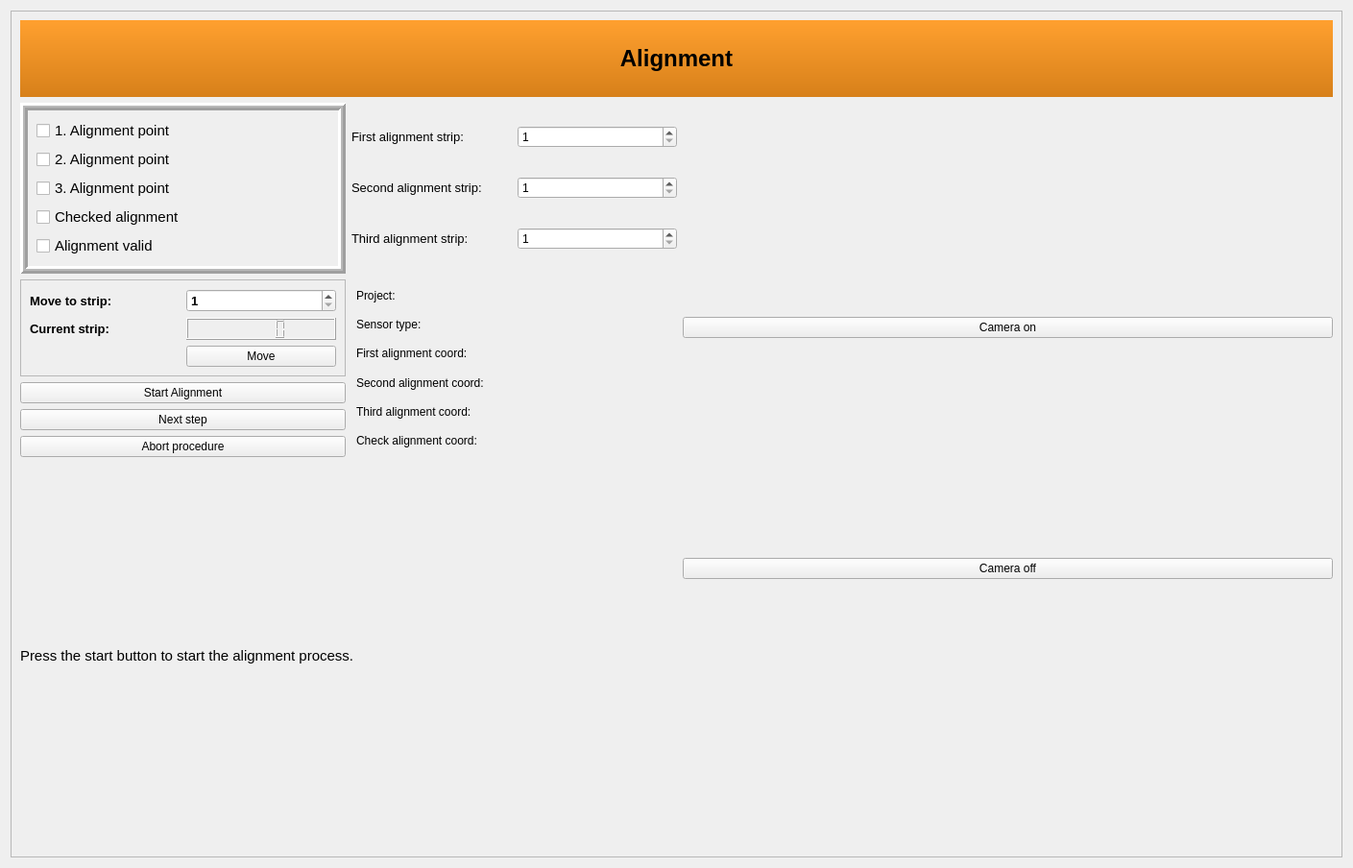
<?xml version="1.0" encoding="UTF-8"?>
<ui version="4.0">
 <class>Alignment</class>
 <widget class="QWidget" name="Alignment">
  <property name="geometry">
   <rect>
    <x>0</x>
    <y>0</y>
    <width>1409</width>
    <height>904</height>
   </rect>
  </property>
  <property name="windowTitle">
   <string>Form</string>
  </property>
  <layout class="QGridLayout" name="gridLayout_2">
   <item row="0" column="1">
    <widget class="QFrame" name="frame">
     <property name="frameShape">
      <enum>QFrame::StyledPanel</enum>
     </property>
     <property name="frameShadow">
      <enum>QFrame::Raised</enum>
     </property>
     <layout class="QGridLayout" name="gridLayout_4">
      <item row="1" column="0">
       <widget class="QFrame" name="checkbox_fame">
        <property name="enabled">
         <bool>true</bool>
        </property>
        <property name="maximumSize">
         <size>
          <width>16777215</width>
          <height>300</height>
         </size>
        </property>
        <property name="autoFillBackground">
         <bool>true</bool>
        </property>
        <property name="frameShape">
         <enum>QFrame::Box</enum>
        </property>
        <property name="frameShadow">
         <enum>QFrame::Raised</enum>
        </property>
        <property name="lineWidth">
         <number>3</number>
        </property>
        <property name="midLineWidth">
         <number>2</number>
        </property>
        <layout class="QVBoxLayout" name="verticalLayout">
         <item>
          <widget class="QCheckBox" name="ali_0">
           <property name="enabled">
            <bool>true</bool>
           </property>
           <property name="font">
            <font>
             <pointsize>11</pointsize>
            </font>
           </property>
           <property name="mouseTracking">
            <bool>false</bool>
           </property>
           <property name="styleSheet">
            <string notr="true"/>
           </property>
           <property name="text">
            <string>1. Alignment point</string>
           </property>
           <property name="checkable">
            <bool>true</bool>
           </property>
          </widget>
         </item>
         <item>
          <widget class="QCheckBox" name="ali_1">
           <property name="enabled">
            <bool>true</bool>
           </property>
           <property name="font">
            <font>
             <pointsize>11</pointsize>
            </font>
           </property>
           <property name="styleSheet">
            <string notr="true"/>
           </property>
           <property name="text">
            <string>2. Alignment point</string>
           </property>
           <property name="checkable">
            <bool>true</bool>
           </property>
          </widget>
         </item>
         <item>
          <widget class="QCheckBox" name="ali_2">
           <property name="enabled">
            <bool>true</bool>
           </property>
           <property name="font">
            <font>
             <pointsize>11</pointsize>
            </font>
           </property>
           <property name="styleSheet">
            <string notr="true"/>
           </property>
           <property name="text">
            <string>3. Alignment point</string>
           </property>
           <property name="checkable">
            <bool>true</bool>
           </property>
          </widget>
         </item>
         <item>
          <widget class="QCheckBox" name="ali_3">
           <property name="enabled">
            <bool>true</bool>
           </property>
           <property name="font">
            <font>
             <pointsize>11</pointsize>
            </font>
           </property>
           <property name="styleSheet">
            <string notr="true"/>
           </property>
           <property name="text">
            <string>Checked alignment</string>
           </property>
           <property name="checkable">
            <bool>true</bool>
           </property>
          </widget>
         </item>
         <item>
          <widget class="QCheckBox" name="ali_4">
           <property name="enabled">
            <bool>true</bool>
           </property>
           <property name="font">
            <font>
             <pointsize>11</pointsize>
            </font>
           </property>
           <property name="styleSheet">
            <string notr="true"/>
           </property>
           <property name="text">
            <string>Alignment valid</string>
           </property>
           <property name="checkable">
            <bool>true</bool>
           </property>
          </widget>
         </item>
        </layout>
       </widget>
      </item>
      <item row="2" column="0">
       <widget class="QFrame" name="move_to_frame">
        <property name="minimumSize">
         <size>
          <width>0</width>
          <height>100</height>
         </size>
        </property>
        <property name="autoFillBackground">
         <bool>false</bool>
        </property>
        <property name="styleSheet">
         <string notr="true"/>
        </property>
        <property name="frameShape">
         <enum>QFrame::StyledPanel</enum>
        </property>
        <property name="frameShadow">
         <enum>QFrame::Raised</enum>
        </property>
        <layout class="QGridLayout" name="gridLayout">
         <item row="0" column="0">
          <widget class="QLabel" name="label_3">
           <property name="font">
            <font>
             <pointsize>10</pointsize>
             <weight>75</weight>
             <bold>true</bold>
            </font>
           </property>
           <property name="styleSheet">
            <string notr="true"/>
           </property>
           <property name="text">
            <string>Move to strip:</string>
           </property>
          </widget>
         </item>
         <item row="0" column="1">
          <widget class="QSpinBox" name="move_to_strip_spin">
           <property name="font">
            <font>
             <pointsize>10</pointsize>
             <weight>75</weight>
             <bold>true</bold>
            </font>
           </property>
           <property name="minimum">
            <number>1</number>
           </property>
           <property name="maximum">
            <number>3000</number>
           </property>
          </widget>
         </item>
         <item row="1" column="0">
          <widget class="QLabel" name="label_4">
           <property name="font">
            <font>
             <pointsize>10</pointsize>
             <weight>75</weight>
             <bold>true</bold>
            </font>
           </property>
           <property name="styleSheet">
            <string notr="true"/>
           </property>
           <property name="text">
            <string>Current strip:</string>
           </property>
          </widget>
         </item>
         <item row="1" column="1">
          <widget class="QLCDNumber" name="current_strip_lcdNumber"/>
         </item>
         <item row="2" column="1">
          <widget class="QPushButton" name="move_to_strip_button">
           <property name="text">
            <string>Move</string>
           </property>
          </widget>
         </item>
        </layout>
       </widget>
      </item>
      <item row="2" column="1" rowspan="4">
       <layout class="QVBoxLayout" name="overview_layout">
        <property name="leftMargin">
         <number>5</number>
        </property>
        <property name="topMargin">
         <number>5</number>
        </property>
        <property name="rightMargin">
         <number>5</number>
        </property>
        <property name="bottomMargin">
         <number>5</number>
        </property>
        <item>
         <widget class="QLabel" name="project">
          <property name="font">
           <font>
            <pointsize>9</pointsize>
           </font>
          </property>
          <property name="text">
           <string>Project:</string>
          </property>
         </widget>
        </item>
        <item>
         <widget class="QLabel" name="sensortype">
          <property name="font">
           <font>
            <pointsize>9</pointsize>
           </font>
          </property>
          <property name="text">
           <string>Sensor type:</string>
          </property>
         </widget>
        </item>
        <item>
         <widget class="QLabel" name="first_co_label">
          <property name="font">
           <font>
            <pointsize>9</pointsize>
           </font>
          </property>
          <property name="text">
           <string>First alignment coord:</string>
          </property>
         </widget>
        </item>
        <item>
         <widget class="QLabel" name="second_co_label">
          <property name="font">
           <font>
            <pointsize>9</pointsize>
           </font>
          </property>
          <property name="text">
           <string>Second alignment coord:</string>
          </property>
         </widget>
        </item>
        <item>
         <widget class="QLabel" name="third_co_label">
          <property name="font">
           <font>
            <pointsize>9</pointsize>
           </font>
          </property>
          <property name="text">
           <string>Third alignment coord:</string>
          </property>
         </widget>
        </item>
        <item>
         <widget class="QLabel" name="check_co_label">
          <property name="font">
           <font>
            <pointsize>9</pointsize>
           </font>
          </property>
          <property name="text">
           <string>Check alignment coord:</string>
          </property>
         </widget>
        </item>
       </layout>
      </item>
      <item row="1" column="1">
       <layout class="QGridLayout" name="gridLayout_3">
        <item row="0" column="1">
         <widget class="QSpinBox" name="ref_1">
          <property name="minimum">
           <number>1</number>
          </property>
          <property name="maximum">
           <number>3000</number>
          </property>
         </widget>
        </item>
        <item row="1" column="1">
         <widget class="QSpinBox" name="ref_2">
          <property name="minimum">
           <number>1</number>
          </property>
          <property name="maximum">
           <number>3000</number>
          </property>
         </widget>
        </item>
        <item row="1" column="0">
         <widget class="QLabel" name="label_8">
          <property name="font">
           <font>
            <pointsize>10</pointsize>
           </font>
          </property>
          <property name="text">
           <string>Second alignment strip:</string>
          </property>
         </widget>
        </item>
        <item row="0" column="0">
         <widget class="QLabel" name="label_7">
          <property name="font">
           <font>
            <pointsize>10</pointsize>
           </font>
          </property>
          <property name="text">
           <string>First alignment strip:</string>
          </property>
         </widget>
        </item>
        <item row="2" column="0">
         <widget class="QLabel" name="label_9">
          <property name="font">
           <font>
            <pointsize>10</pointsize>
           </font>
          </property>
          <property name="text">
           <string>Third alignment strip:</string>
          </property>
         </widget>
        </item>
        <item row="2" column="1">
         <widget class="QSpinBox" name="ref_3">
          <property name="minimum">
           <number>1</number>
          </property>
          <property name="maximum">
           <number>3000</number>
          </property>
         </widget>
        </item>
       </layout>
      </item>
      <item row="5" column="0">
       <widget class="QPushButton" name="abort_btn">
        <property name="text">
         <string>Abort procedure</string>
        </property>
       </widget>
      </item>
      <item row="6" column="0" rowspan="7" colspan="2">
       <widget class="QLabel" name="what_to_do_text">
        <property name="minimumSize">
         <size>
          <width>0</width>
          <height>250</height>
         </size>
        </property>
        <property name="font">
         <font>
          <pointsize>11</pointsize>
         </font>
        </property>
        <property name="text">
         <string>Press the start button to start the alignment process.</string>
        </property>
        <property name="textFormat">
         <enum>Qt::PlainText</enum>
        </property>
        <property name="wordWrap">
         <bool>true</bool>
        </property>
        <property name="margin">
         <number>11</number>
        </property>
       </widget>
      </item>
      <item row="3" column="0">
       <widget class="QPushButton" name="StartAlignment_btn">
        <property name="text">
         <string>Start Alignment</string>
        </property>
       </widget>
      </item>
      <item row="4" column="0">
       <widget class="QPushButton" name="nextstep_btn">
        <property name="text">
         <string>Next step</string>
        </property>
       </widget>
      </item>
      <item row="1" column="2" rowspan="11" colspan="2">
       <layout class="QGridLayout" name="camera_layout">
        <item row="2" column="0">
         <widget class="QPushButton" name="camera_off_Button">
          <property name="text">
           <string>Camera off</string>
          </property>
         </widget>
        </item>
        <item row="1" column="0">
         <widget class="QPushButton" name="camera_on_Button">
          <property name="text">
           <string>Camera on</string>
          </property>
         </widget>
        </item>
        <item row="0" column="0">
         <layout class="QGridLayout" name="layout_camera"/>
        </item>
       </layout>
      </item>
      <item row="0" column="0" colspan="4">
       <widget class="QLabel" name="label_2">
        <property name="minimumSize">
         <size>
          <width>0</width>
          <height>80</height>
         </size>
        </property>
        <property name="font">
         <font>
          <pointsize>18</pointsize>
          <weight>75</weight>
          <bold>true</bold>
         </font>
        </property>
        <property name="styleSheet">
         <string notr="true">background-color: QLinearGradient( x1: 0, y1: 0, x2: 0, y2: 1, stop: 0 #ffa02f, stop: 1 #d7801a);</string>
        </property>
        <property name="text">
         <string>Alignment</string>
        </property>
        <property name="alignment">
         <set>Qt::AlignCenter</set>
        </property>
       </widget>
      </item>
      <item row="12" column="2" colspan="2">
       <layout class="QVBoxLayout" name="Table_Layout">
        <property name="spacing">
         <number>0</number>
        </property>
       </layout>
      </item>
     </layout>
    </widget>
   </item>
  </layout>
 </widget>
 <resources>
  <include location="../images/svg_resources.qrc"/>
 </resources>
 <connections/>
</ui>
